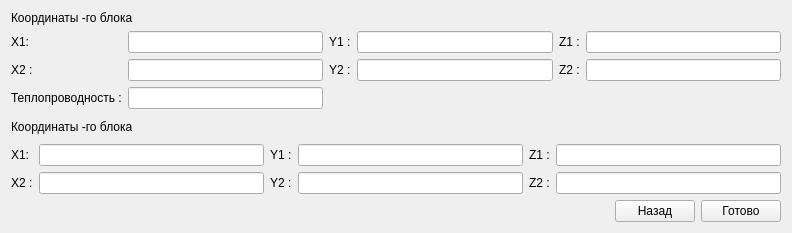
<?xml version="1.0" encoding="UTF-8"?>
<ui version="4.0">
 <class>Form</class>
 <widget class="QWidget" name="Form">
  <property name="geometry">
   <rect>
    <x>0</x>
    <y>0</y>
    <width>792</width>
    <height>233</height>
   </rect>
  </property>
  <property name="windowTitle">
   <string>Form</string>
  </property>
  <layout class="QGridLayout" name="gridLayout_3">
   <item row="0" column="0">
    <layout class="QVBoxLayout" name="verticalLayout_2">
     <item>
      <layout class="QVBoxLayout" name="verticalLayout">
       <item>
        <widget class="QLabel" name="label_head_text">
         <property name="text">
          <string>Координаты -го блока</string>
         </property>
        </widget>
       </item>
       <item>
        <layout class="QGridLayout" name="gridLayout">
         <item row="0" column="1">
          <widget class="QLineEdit" name="lineEdit"/>
         </item>
         <item row="0" column="0">
          <widget class="QLabel" name="label_x1">
           <property name="text">
            <string>X1:</string>
           </property>
          </widget>
         </item>
         <item row="1" column="1">
          <widget class="QLineEdit" name="lineEdit_2"/>
         </item>
         <item row="0" column="3">
          <widget class="QLineEdit" name="lineEdit_6"/>
         </item>
         <item row="1" column="3">
          <widget class="QLineEdit" name="lineEdit_5"/>
         </item>
         <item row="1" column="0">
          <widget class="QLabel" name="label_x2">
           <property name="text">
            <string>X2 :</string>
           </property>
          </widget>
         </item>
         <item row="0" column="4">
          <widget class="QLabel" name="label_z1">
           <property name="text">
            <string>Z1 :</string>
           </property>
          </widget>
         </item>
         <item row="0" column="5">
          <widget class="QLineEdit" name="lineEdit_3"/>
         </item>
         <item row="1" column="2">
          <widget class="QLabel" name="label_y2">
           <property name="text">
            <string>Y2 :</string>
           </property>
          </widget>
         </item>
         <item row="0" column="2">
          <widget class="QLabel" name="label_y1">
           <property name="text">
            <string>Y1 :</string>
           </property>
          </widget>
         </item>
         <item row="1" column="5">
          <widget class="QLineEdit" name="lineEdit_4"/>
         </item>
         <item row="1" column="4">
          <widget class="QLabel" name="label_z2">
           <property name="text">
            <string>Z2 :</string>
           </property>
          </widget>
         </item>
         <item row="2" column="0">
          <widget class="QLabel" name="label">
           <property name="text">
            <string>Теплопроводность :</string>
           </property>
          </widget>
         </item>
         <item row="2" column="1">
          <widget class="QLineEdit" name="lineEdit_13"/>
         </item>
        </layout>
       </item>
      </layout>
     </item>
     <item>
      <layout class="QVBoxLayout" name="verticalLayout_3">
       <item>
        <widget class="QLabel" name="label_head_text_2">
         <property name="text">
          <string>Координаты -го блока</string>
         </property>
        </widget>
       </item>
       <item>
        <layout class="QGridLayout" name="gridLayout_2">
         <item row="0" column="1">
          <widget class="QLineEdit" name="lineEdit_7"/>
         </item>
         <item row="0" column="0">
          <widget class="QLabel" name="label_x1_2">
           <property name="text">
            <string>X1:</string>
           </property>
          </widget>
         </item>
         <item row="1" column="1">
          <widget class="QLineEdit" name="lineEdit_8"/>
         </item>
         <item row="0" column="3">
          <widget class="QLineEdit" name="lineEdit_9"/>
         </item>
         <item row="1" column="3">
          <widget class="QLineEdit" name="lineEdit_10"/>
         </item>
         <item row="1" column="0">
          <widget class="QLabel" name="label_x2_2">
           <property name="text">
            <string>X2 :</string>
           </property>
          </widget>
         </item>
         <item row="0" column="4">
          <widget class="QLabel" name="label_z1_2">
           <property name="text">
            <string>Z1 :</string>
           </property>
          </widget>
         </item>
         <item row="1" column="2">
          <widget class="QLabel" name="label_y2_2">
           <property name="text">
            <string>Y2 :</string>
           </property>
          </widget>
         </item>
         <item row="0" column="2">
          <widget class="QLabel" name="label_y1_2">
           <property name="text">
            <string>Y1 :</string>
           </property>
          </widget>
         </item>
         <item row="0" column="5">
          <widget class="QLineEdit" name="lineEdit_11"/>
         </item>
         <item row="1" column="4">
          <widget class="QLabel" name="label_z2_2">
           <property name="text">
            <string>Z2 :</string>
           </property>
          </widget>
         </item>
         <item row="1" column="5">
          <widget class="QLineEdit" name="lineEdit_12"/>
         </item>
        </layout>
       </item>
      </layout>
     </item>
     <item>
      <layout class="QHBoxLayout" name="horizontalLayout">
       <item>
        <spacer name="horizontalSpacer">
         <property name="orientation">
          <enum>Qt::Horizontal</enum>
         </property>
         <property name="sizeHint" stdset="0">
          <size>
           <width>40</width>
           <height>20</height>
          </size>
         </property>
        </spacer>
       </item>
       <item>
        <widget class="QPushButton" name="pushButton_2">
         <property name="text">
          <string>Назад</string>
         </property>
        </widget>
       </item>
       <item>
        <widget class="QPushButton" name="pushButton">
         <property name="text">
          <string>Готово</string>
         </property>
        </widget>
       </item>
      </layout>
     </item>
    </layout>
   </item>
  </layout>
 </widget>
 <resources/>
 <connections/>
</ui>
